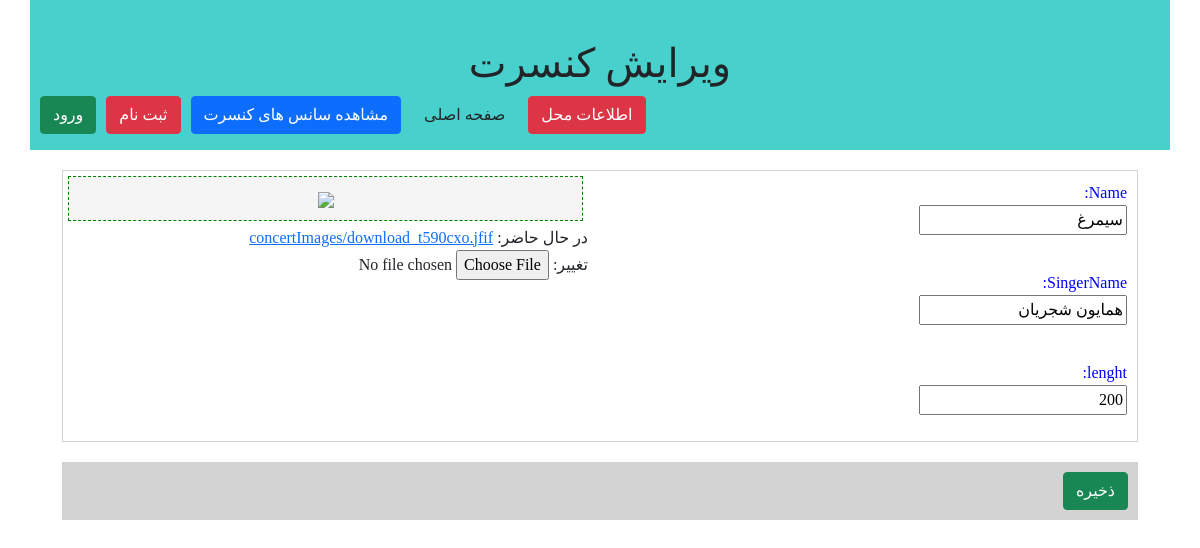
The app's page /ticketSales/concertEdit/1 with its own data.
### ticketSales/models.py (models this page shows, shortened)
class concertModel(models.Model):
    class Meta:
        verbose_name='کنسرت'
        verbose_name_plural='کنسرت'
    Name=models.CharField(max_length=100,verbose_name='نام کنسرت')
    SingerName=models.CharField(max_length=100,verbose_name='خواننده')
    lenght=models.IntegerField(verbose_name='مدت کنسرت')
    Poster=models.ImageField(upload_to='concertImages/',null=True,verbose_name='پوستر')

### ticketSales/views.py (the view)
# urls.py: path('concertEdit/<int:concert_id>', views.concertEditView),
def concertEditView(request,concert_id):
   concert=concertModel.objects.get(pk=concert_id)
   if request.method=='POST':
      concertForm = ConcertForm(request.POST,request.FILES,instance=concert)
      if concertForm.is_valid:
         concertForm.save()
         return HttpResponseRedirect(reverse(ticketSales.views.concertListView))
   else:
      concertForm = ConcertForm(instance=concert)
   context={
      'concertForm':concertForm,
      'PosterImage':concert.Poster,
   }
   return render(request,'ticketSales/concertEdit.html',context)

### ticketSales/forms.py
class ConcertForm(forms.ModelForm):
  class Meta:
    model=concertModel
    fields=['Name','SingerName','lenght','Poster']

### ticketSales/templates/ticketSales/concertEdit.html (shortened to what this page needs)
{% extends 'ticketSales/layout.html' %}
{% block title %}ویرایش کنسرت{% endblock title %}
{% block mainContent %}
<form action='' method='POST' enctype='multipart/form-data'>
  <div class='mainborder'>
    <div class='row'>
      <div class='col-md-6'>
        <p class='mylable'>Name: {{concertForm.Name}}</p>
        <p class='mylable'>SingerName: {{concertForm.SingerName}}</p>
        <p class='mylable'>lenght: {{concertForm.lenght}}</p>
      </div>
      <div class='col-md-6'>
        <div class='imageBox'>
          <img src='{{ PosterImage.url }}'>
        </div>
        {{concertForm.Poster}}
      </div>
    </div>
  </div>
  <div class='bottonborder'>
  <button type='submit' class='btn btn-success'>ذخیره</button>
</div>
</form>
{% endblock mainContent %}

### ticketSales/static/ticketSales/css/style.css (style rules this page uses)
body { font-family: 'IranSanse' !important; }
.imageBox { margin: 5px; background-color: whitesmoke; text-align: center; font-size: 15px; border:1px dashed green; padding:10px }
.imageBox img { width: 100%; height: auto; }
.mainborder { border:1px solid lightgray; margin: 20px; }
p { padding: 10px; }
.mylable { color: blue; width: 100px; }
.bottonborder { background-color: lightgray; direction: rtl; margin: 20px; padding: 10px; }

### records on screen
concertModel: Name "سیمرغ", SingerName "همایون شجریان", lenght "200"
